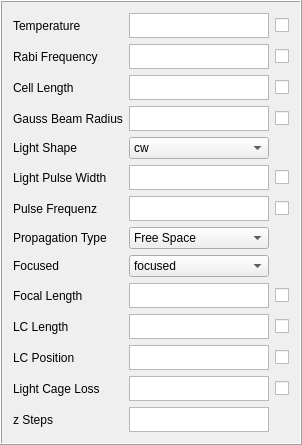
       <widget class="QFrame" name="frame_2">
        <property name="frameShape">
         <enum>QFrame::Box</enum>
        </property>
        <property name="frameShadow">
         <enum>QFrame::Raised</enum>
        </property>
        <layout class="QHBoxLayout" name="horizontalLayout_8">
         <item>
          <layout class="QGridLayout" name="gridLayout" rowstretch="0,0,0,0,0,0,0,0,0,0,0,0,0,0" columnstretch="0,0,0">
           <property name="sizeConstraint">
            <enum>QLayout::SetFixedSize</enum>
           </property>
           <item row="5" column="1">
            <widget class="QTextEdit" name="textEdit_par_dt">
             <property name="sizePolicy">
              <sizepolicy hsizetype="Minimum" vsizetype="Minimum">
               <horstretch>0</horstretch>
               <verstretch>0</verstretch>
              </sizepolicy>
             </property>
             <property name="maximumSize">
              <size>
               <width>140</width>
               <height>25</height>
              </size>
             </property>
             <property name="font">
              <font>
               <pointsize>8</pointsize>
              </font>
             </property>
             <property name="cursor" stdset="0">
              <cursorShape>IBeamCursor</cursorShape>
             </property>
             <property name="tabChangesFocus">
              <bool>true</bool>
             </property>
            </widget>
           </item>
           <item row="8" column="0">
            <widget class="QLabel" name="label_par_propType">
             <property name="sizePolicy">
              <sizepolicy hsizetype="Minimum" vsizetype="Minimum">
               <horstretch>0</horstretch>
               <verstretch>0</verstretch>
              </sizepolicy>
             </property>
             <property name="cursor">
              <cursorShape>PointingHandCursor</cursorShape>
             </property>
             <property name="mouseTracking">
              <bool>true</bool>
             </property>
             <property name="text">
              <string>Focused</string>
             </property>
            </widget>
           </item>
           <item row="2" column="2">
            <widget class="QCheckBox" name="checkBox_cellLength">
             <property name="sizePolicy">
              <sizepolicy hsizetype="Minimum" vsizetype="Minimum">
               <horstretch>0</horstretch>
               <verstretch>0</verstretch>
              </sizepolicy>
             </property>
             <property name="cursor">
              <cursorShape>PointingHandCursor</cursorShape>
             </property>
             <property name="text">
              <string/>
             </property>
            </widget>
           </item>
           <item row="11" column="1">
            <widget class="QTextEdit" name="textEdit_par_posLC">
             <property name="sizePolicy">
              <sizepolicy hsizetype="Minimum" vsizetype="Minimum">
               <horstretch>0</horstretch>
               <verstretch>0</verstretch>
              </sizepolicy>
             </property>
             <property name="maximumSize">
              <size>
               <width>140</width>
               <height>25</height>
              </size>
             </property>
             <property name="font">
              <font>
               <pointsize>8</pointsize>
              </font>
             </property>
             <property name="cursor" stdset="0">
              <cursorShape>IBeamCursor</cursorShape>
             </property>
             <property name="tabChangesFocus">
              <bool>true</bool>
             </property>
            </widget>
           </item>
           <item row="4" column="0">
            <widget class="QLabel" name="label_par_lightShape">
             <property name="sizePolicy">
              <sizepolicy hsizetype="Minimum" vsizetype="Minimum">
               <horstretch>0</horstretch>
               <verstretch>0</verstretch>
              </sizepolicy>
             </property>
             <property name="cursor">
              <cursorShape>PointingHandCursor</cursorShape>
             </property>
             <property name="mouseTracking">
              <bool>true</bool>
             </property>
             <property name="text">
              <string>Light Shape</string>
             </property>
            </widget>
           </item>
           <item row="6" column="0">
            <widget class="QLabel" name="label_par_pulseFreq">
             <property name="sizePolicy">
              <sizepolicy hsizetype="Minimum" vsizetype="Minimum">
               <horstretch>0</horstretch>
               <verstretch>0</verstretch>
              </sizepolicy>
             </property>
             <property name="cursor">
              <cursorShape>PointingHandCursor</cursorShape>
             </property>
             <property name="mouseTracking">
              <bool>true</bool>
             </property>
             <property name="text">
              <string>Pulse Frequenz</string>
             </property>
            </widget>
           </item>
           <item row="12" column="1">
            <widget class="QTextEdit" name="textEdit_par_lossdB">
             <property name="sizePolicy">
              <sizepolicy hsizetype="Minimum" vsizetype="Minimum">
               <horstretch>0</horstretch>
               <verstretch>0</verstretch>
              </sizepolicy>
             </property>
             <property name="maximumSize">
              <size>
               <width>140</width>
               <height>25</height>
              </size>
             </property>
             <property name="font">
              <font>
               <pointsize>8</pointsize>
              </font>
             </property>
             <property name="cursor" stdset="0">
              <cursorShape>IBeamCursor</cursorShape>
             </property>
            </widget>
           </item>
           <item row="6" column="1">
            <widget class="QTextEdit" name="textEdit_par_pulseFreq">
             <property name="sizePolicy">
              <sizepolicy hsizetype="Minimum" vsizetype="Minimum">
               <horstretch>0</horstretch>
               <verstretch>0</verstretch>
              </sizepolicy>
             </property>
             <property name="maximumSize">
              <size>
               <width>140</width>
               <height>25</height>
              </size>
             </property>
             <property name="font">
              <font>
               <pointsize>8</pointsize>
              </font>
             </property>
             <property name="cursor" stdset="0">
              <cursorShape>IBeamCursor</cursorShape>
             </property>
             <property name="tabChangesFocus">
              <bool>true</bool>
             </property>
            </widget>
           </item>
           <item row="12" column="2">
            <widget class="QCheckBox" name="checkBox_lossdB">
             <property name="sizePolicy">
              <sizepolicy hsizetype="Minimum" vsizetype="Minimum">
               <horstretch>0</horstretch>
               <verstretch>0</verstretch>
              </sizepolicy>
             </property>
             <property name="cursor">
              <cursorShape>PointingHandCursor</cursorShape>
             </property>
             <property name="text">
              <string/>
             </property>
            </widget>
           </item>
           <item row="13" column="0">
            <widget class="QLabel" name="label_par_zsteps">
             <property name="sizePolicy">
              <sizepolicy hsizetype="Minimum" vsizetype="Minimum">
               <horstretch>0</horstretch>
               <verstretch>0</verstretch>
              </sizepolicy>
             </property>
             <property name="cursor">
              <cursorShape>PointingHandCursor</cursorShape>
             </property>
             <property name="mouseTracking">
              <bool>true</bool>
             </property>
             <property name="text">
              <string>z Steps</string>
             </property>
            </widget>
           </item>
           <item row="11" column="0">
            <widget class="QLabel" name="label_par_posLC">
             <property name="sizePolicy">
              <sizepolicy hsizetype="Minimum" vsizetype="Minimum">
               <horstretch>0</horstretch>
               <verstretch>0</verstretch>
              </sizepolicy>
             </property>
             <property name="cursor">
              <cursorShape>PointingHandCursor</cursorShape>
             </property>
             <property name="mouseTracking">
              <bool>true</bool>
             </property>
             <property name="text">
              <string>LC Position</string>
             </property>
            </widget>
           </item>
           <item row="8" column="1">
            <widget class="QComboBox" name="comboBox_propType">
             <property name="sizePolicy">
              <sizepolicy hsizetype="Minimum" vsizetype="Minimum">
               <horstretch>0</horstretch>
               <verstretch>0</verstretch>
              </sizepolicy>
             </property>
             <property name="maximumSize">
              <size>
               <width>140</width>
               <height>25</height>
              </size>
             </property>
             <item>
              <property name="text">
               <string>focused</string>
              </property>
             </item>
             <item>
              <property name="text">
               <string>unfocused</string>
              </property>
             </item>
            </widget>
           </item>
           <item row="10" column="2">
            <widget class="QCheckBox" name="checkBox_lcLength">
             <property name="sizePolicy">
              <sizepolicy hsizetype="Minimum" vsizetype="Minimum">
               <horstretch>0</horstretch>
               <verstretch>0</verstretch>
              </sizepolicy>
             </property>
             <property name="cursor">
              <cursorShape>PointingHandCursor</cursorShape>
             </property>
             <property name="text">
              <string/>
             </property>
            </widget>
           </item>
           <item row="3" column="2">
            <widget class="QCheckBox" name="checkBox_width0">
             <property name="sizePolicy">
              <sizepolicy hsizetype="Minimum" vsizetype="Minimum">
               <horstretch>0</horstretch>
               <verstretch>0</verstretch>
              </sizepolicy>
             </property>
             <property name="cursor">
              <cursorShape>PointingHandCursor</cursorShape>
             </property>
             <property name="text">
              <string/>
             </property>
            </widget>
           </item>
           <item row="9" column="0">
            <widget class="QLabel" name="label_par_focalLength">
             <property name="sizePolicy">
              <sizepolicy hsizetype="Minimum" vsizetype="Minimum">
               <horstretch>0</horstretch>
               <verstretch>0</verstretch>
              </sizepolicy>
             </property>
             <property name="cursor">
              <cursorShape>PointingHandCursor</cursorShape>
             </property>
             <property name="mouseTracking">
              <bool>true</bool>
             </property>
             <property name="text">
              <string>Focal Length</string>
             </property>
            </widget>
           </item>
           <item row="5" column="2">
            <widget class="QCheckBox" name="checkBox_dt">
             <property name="sizePolicy">
              <sizepolicy hsizetype="Minimum" vsizetype="Minimum">
               <horstretch>0</horstretch>
               <verstretch>0</verstretch>
              </sizepolicy>
             </property>
             <property name="cursor">
              <cursorShape>PointingHandCursor</cursorShape>
             </property>
             <property name="text">
              <string/>
             </property>
            </widget>
           </item>
           <item row="2" column="1">
            <widget class="QTextEdit" name="textEdit_par_cellLength">
             <property name="sizePolicy">
              <sizepolicy hsizetype="Minimum" vsizetype="Minimum">
               <horstretch>0</horstretch>
               <verstretch>0</verstretch>
              </sizepolicy>
             </property>
             <property name="maximumSize">
              <size>
               <width>140</width>
               <height>25</height>
              </size>
             </property>
             <property name="font">
              <font>
               <pointsize>8</pointsize>
              </font>
             </property>
             <property name="cursor" stdset="0">
              <cursorShape>IBeamCursor</cursorShape>
             </property>
             <property name="tabChangesFocus">
              <bool>true</bool>
             </property>
            </widget>
           </item>
           <item row="3" column="0">
            <widget class="QLabel" name="label_par_width0">
             <property name="sizePolicy">
              <sizepolicy hsizetype="Minimum" vsizetype="Minimum">
               <horstretch>0</horstretch>
               <verstretch>0</verstretch>
              </sizepolicy>
             </property>
             <property name="cursor">
              <cursorShape>PointingHandCursor</cursorShape>
             </property>
             <property name="mouseTracking">
              <bool>true</bool>
             </property>
             <property name="text">
              <string>Gauss Beam Radius</string>
             </property>
            </widget>
           </item>
           <item row="1" column="1">
            <widget class="QTextEdit" name="textEdit_par_rabiFrequency">
             <property name="sizePolicy">
              <sizepolicy hsizetype="Minimum" vsizetype="Minimum">
               <horstretch>0</horstretch>
               <verstretch>0</verstretch>
              </sizepolicy>
             </property>
             <property name="maximumSize">
              <size>
               <width>140</width>
               <height>25</height>
              </size>
             </property>
             <property name="font">
              <font>
               <pointsize>8</pointsize>
              </font>
             </property>
             <property name="cursor" stdset="0">
              <cursorShape>IBeamCursor</cursorShape>
             </property>
             <property name="tabChangesFocus">
              <bool>true</bool>
             </property>
            </widget>
           </item>
           <item row="7" column="1">
            <widget class="QComboBox" name="comboBox_prop">
             <property name="sizePolicy">
              <sizepolicy hsizetype="Minimum" vsizetype="Minimum">
               <horstretch>0</horstretch>
               <verstretch>0</verstretch>
              </sizepolicy>
             </property>
             <property name="maximumSize">
              <size>
               <width>140</width>
               <height>25</height>
              </size>
             </property>
             <item>
              <property name="text">
               <string>Free Space</string>
              </property>
             </item>
             <item>
              <property name="text">
               <string>Light Cage</string>
              </property>
             </item>
            </widget>
           </item>
           <item row="2" column="0">
            <widget class="QLabel" name="label_par_cellLength">
             <property name="sizePolicy">
              <sizepolicy hsizetype="Minimum" vsizetype="Minimum">
               <horstretch>0</horstretch>
               <verstretch>0</verstretch>
              </sizepolicy>
             </property>
             <property name="cursor">
              <cursorShape>PointingHandCursor</cursorShape>
             </property>
             <property name="mouseTracking">
              <bool>true</bool>
             </property>
             <property name="text">
              <string>Cell Length</string>
             </property>
            </widget>
           </item>
           <item row="10" column="0">
            <widget class="QLabel" name="label_par_lcLength">
             <property name="sizePolicy">
              <sizepolicy hsizetype="Minimum" vsizetype="Minimum">
               <horstretch>0</horstretch>
               <verstretch>0</verstretch>
              </sizepolicy>
             </property>
             <property name="cursor">
              <cursorShape>PointingHandCursor</cursorShape>
             </property>
             <property name="mouseTracking">
              <bool>true</bool>
             </property>
             <property name="text">
              <string>LC Length</string>
             </property>
            </widget>
           </item>
           <item row="1" column="2">
            <widget class="QCheckBox" name="checkBox_rabiFrequency">
             <property name="sizePolicy">
              <sizepolicy hsizetype="Minimum" vsizetype="Minimum">
               <horstretch>0</horstretch>
               <verstretch>0</verstretch>
              </sizepolicy>
             </property>
             <property name="cursor">
              <cursorShape>PointingHandCursor</cursorShape>
             </property>
             <property name="text">
              <string/>
             </property>
            </widget>
           </item>
           <item row="6" column="2">
            <widget class="QCheckBox" name="checkBox_pulseFreq">
             <property name="sizePolicy">
              <sizepolicy hsizetype="Minimum" vsizetype="Minimum">
               <horstretch>0</horstretch>
               <verstretch>0</verstretch>
              </sizepolicy>
             </property>
             <property name="cursor">
              <cursorShape>PointingHandCursor</cursorShape>
             </property>
             <property name="text">
              <string/>
             </property>
            </widget>
           </item>
           <item row="3" column="1">
            <widget class="QTextEdit" name="textEdit_par_width0">
             <property name="sizePolicy">
              <sizepolicy hsizetype="Minimum" vsizetype="Minimum">
               <horstretch>0</horstretch>
               <verstretch>0</verstretch>
              </sizepolicy>
             </property>
             <property name="maximumSize">
              <size>
               <width>140</width>
               <height>25</height>
              </size>
             </property>
             <property name="font">
              <font>
               <pointsize>8</pointsize>
              </font>
             </property>
             <property name="cursor" stdset="0">
              <cursorShape>IBeamCursor</cursorShape>
             </property>
             <property name="tabChangesFocus">
              <bool>true</bool>
             </property>
            </widget>
           </item>
           <item row="9" column="2">
            <widget class="QCheckBox" name="checkBox_focalLength">
             <property name="sizePolicy">
              <sizepolicy hsizetype="Minimum" vsizetype="Minimum">
               <horstretch>0</horstretch>
               <verstretch>0</verstretch>
              </sizepolicy>
             </property>
             <property name="cursor">
              <cursorShape>PointingHandCursor</cursorShape>
             </property>
             <property name="text">
              <string/>
             </property>
            </widget>
           </item>
           <item row="1" column="0">
            <widget class="QLabel" name="label_par_rabiFrequency">
             <property name="sizePolicy">
              <sizepolicy hsizetype="Minimum" vsizetype="Minimum">
               <horstretch>0</horstretch>
               <verstretch>0</verstretch>
              </sizepolicy>
             </property>
             <property name="cursor">
              <cursorShape>PointingHandCursor</cursorShape>
             </property>
             <property name="mouseTracking">
              <bool>true</bool>
             </property>
             <property name="text">
              <string>Rabi Frequency</string>
             </property>
            </widget>
           </item>
           <item row="12" column="0">
            <widget class="QLabel" name="label_par_lossdB">
             <property name="sizePolicy">
              <sizepolicy hsizetype="Minimum" vsizetype="Minimum">
               <horstretch>0</horstretch>
               <verstretch>0</verstretch>
              </sizepolicy>
             </property>
             <property name="cursor">
              <cursorShape>PointingHandCursor</cursorShape>
             </property>
             <property name="mouseTracking">
              <bool>true</bool>
             </property>
             <property name="text">
              <string>Light Cage Loss</string>
             </property>
            </widget>
           </item>
           <item row="0" column="0">
            <widget class="QLabel" name="label_par_T">
             <property name="sizePolicy">
              <sizepolicy hsizetype="Minimum" vsizetype="Minimum">
               <horstretch>0</horstretch>
               <verstretch>0</verstretch>
              </sizepolicy>
             </property>
             <property name="cursor">
              <cursorShape>PointingHandCursor</cursorShape>
             </property>
             <property name="mouseTracking">
              <bool>true</bool>
             </property>
             <property name="text">
              <string>Temperature</string>
             </property>
            </widget>
           </item>
           <item row="4" column="1">
            <widget class="QComboBox" name="comboBox_lightShape">
             <property name="maximumSize">
              <size>
               <width>140</width>
               <height>25</height>
              </size>
             </property>
             <item>
              <property name="text">
               <string>cw</string>
              </property>
             </item>
             <item>
              <property name="text">
               <string>pulse</string>
              </property>
             </item>
            </widget>
           </item>
           <item row="9" column="1">
            <widget class="QTextEdit" name="textEdit_par_focalLength">
             <property name="sizePolicy">
              <sizepolicy hsizetype="Minimum" vsizetype="Minimum">
               <horstretch>0</horstretch>
               <verstretch>0</verstretch>
              </sizepolicy>
             </property>
             <property name="maximumSize">
              <size>
               <width>140</width>
               <height>25</height>
              </size>
             </property>
             <property name="font">
              <font>
               <pointsize>8</pointsize>
              </font>
             </property>
             <property name="cursor" stdset="0">
              <cursorShape>IBeamCursor</cursorShape>
             </property>
             <property name="tabChangesFocus">
              <bool>true</bool>
             </property>
            </widget>
           </item>
           <item row="11" column="2">
            <widget class="QCheckBox" name="checkBox_posLC">
             <property name="sizePolicy">
              <sizepolicy hsizetype="Minimum" vsizetype="Minimum">
               <horstretch>0</horstretch>
               <verstretch>0</verstretch>
              </sizepolicy>
             </property>
             <property name="cursor">
              <cursorShape>PointingHandCursor</cursorShape>
             </property>
             <property name="text">
              <string/>
             </property>
            </widget>
           </item>
           <item row="0" column="1">
            <widget class="QTextEdit" name="textEdit_par_T">
             <property name="sizePolicy">
              <sizepolicy hsizetype="Minimum" vsizetype="Minimum">
               <horstretch>0</horstretch>
               <verstretch>1</verstretch>
              </sizepolicy>
             </property>
             <property name="maximumSize">
              <size>
               <width>140</width>
               <height>25</height>
              </size>
             </property>
             <property name="font">
              <font>
               <pointsize>8</pointsize>
              </font>
             </property>
             <property name="cursor" stdset="0">
              <cursorShape>IBeamCursor</cursorShape>
             </property>
             <property name="tabChangesFocus">
              <bool>true</bool>
             </property>
            </widget>
           </item>
           <item row="0" column="2">
            <widget class="QCheckBox" name="checkBox_T">
             <property name="sizePolicy">
              <sizepolicy hsizetype="Minimum" vsizetype="Minimum">
               <horstretch>0</horstretch>
               <verstretch>0</verstretch>
              </sizepolicy>
             </property>
             <property name="cursor">
              <cursorShape>PointingHandCursor</cursorShape>
             </property>
             <property name="text">
              <string/>
             </property>
            </widget>
           </item>
           <item row="10" column="1">
            <widget class="QTextEdit" name="textEdit_par_lcLength">
             <property name="sizePolicy">
              <sizepolicy hsizetype="Minimum" vsizetype="Minimum">
               <horstretch>0</horstretch>
               <verstretch>0</verstretch>
              </sizepolicy>
             </property>
             <property name="maximumSize">
              <size>
               <width>140</width>
               <height>25</height>
              </size>
             </property>
             <property name="font">
              <font>
               <pointsize>8</pointsize>
              </font>
             </property>
             <property name="cursor" stdset="0">
              <cursorShape>IBeamCursor</cursorShape>
             </property>
             <property name="tabChangesFocus">
              <bool>true</bool>
             </property>
            </widget>
           </item>
           <item row="7" column="0">
            <widget class="QLabel" name="label_par_prop">
             <property name="sizePolicy">
              <sizepolicy hsizetype="Minimum" vsizetype="Minimum">
               <horstretch>0</horstretch>
               <verstretch>0</verstretch>
              </sizepolicy>
             </property>
             <property name="cursor">
              <cursorShape>PointingHandCursor</cursorShape>
             </property>
             <property name="mouseTracking">
              <bool>true</bool>
             </property>
             <property name="text">
              <string>Propagation Type</string>
             </property>
            </widget>
           </item>
           <item row="13" column="1">
            <widget class="QTextEdit" name="textEdit_par_zsteps">
             <property name="sizePolicy">
              <sizepolicy hsizetype="Minimum" vsizetype="Minimum">
               <horstretch>0</horstretch>
               <verstretch>0</verstretch>
              </sizepolicy>
             </property>
             <property name="maximumSize">
              <size>
               <width>140</width>
               <height>25</height>
              </size>
             </property>
             <property name="font">
              <font>
               <pointsize>8</pointsize>
              </font>
             </property>
             <property name="cursor" stdset="0">
              <cursorShape>IBeamCursor</cursorShape>
             </property>
            </widget>
           </item>
           <item row="5" column="0">
            <widget class="QLabel" name="label_par_dt">
             <property name="sizePolicy">
              <sizepolicy hsizetype="Minimum" vsizetype="Minimum">
               <horstretch>0</horstretch>
               <verstretch>0</verstretch>
              </sizepolicy>
             </property>
             <property name="cursor">
              <cursorShape>PointingHandCursor</cursorShape>
             </property>
             <property name="mouseTracking">
              <bool>true</bool>
             </property>
             <property name="text">
              <string>Light Pulse Width</string>
             </property>
            </widget>
           </item>
          </layout>
         </item>
        </layout>
       </widget>
